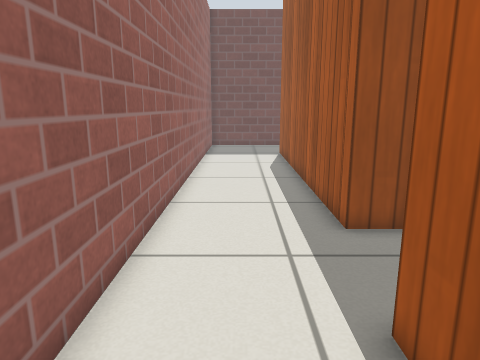
view 1 (above)

20 first-person views from a walk through a Gazebo world. The camera is 0.74 m above the floor, tilts 12° down and sees 70° across. The lines on the ground mark 1 m squares. The floor is counted in squares, 0.25 m on a side. Each view is taken from the middle of a square. On the plan, view 1 faces up. The plan holds only what a view shows up to about 20 squares ahead; the rest is blank. Simple patterns stand in for the simulator's built-in surfaces.

view 2
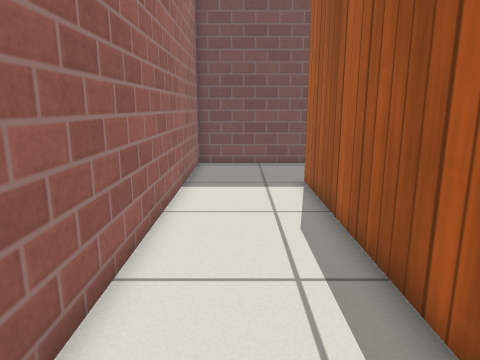

view 3
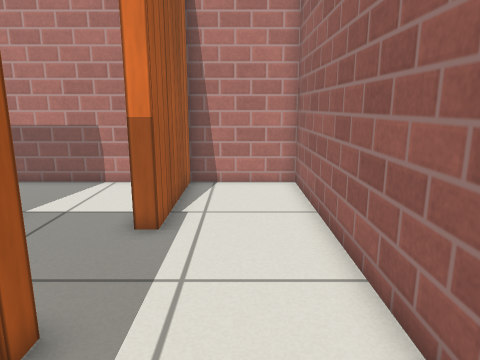

view 4
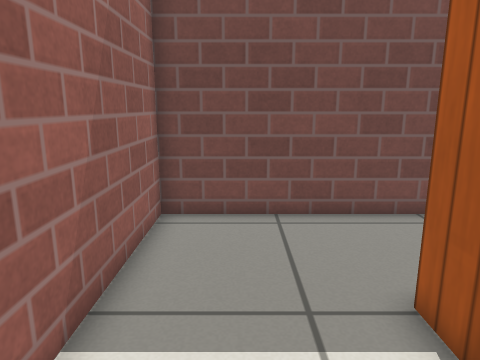

view 5
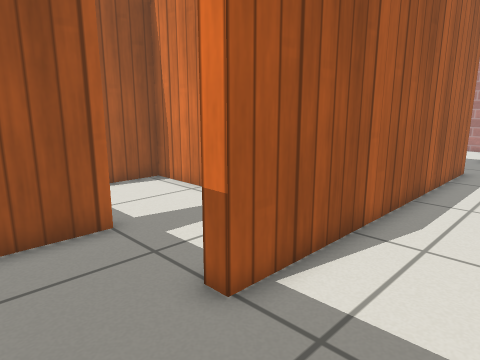

view 6
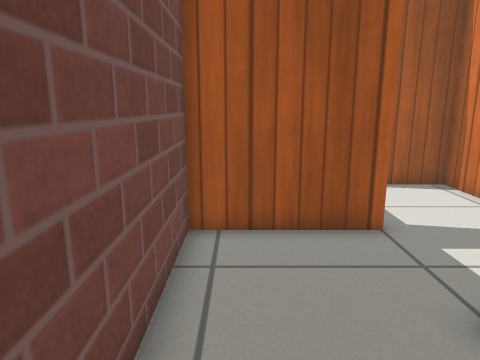

view 7
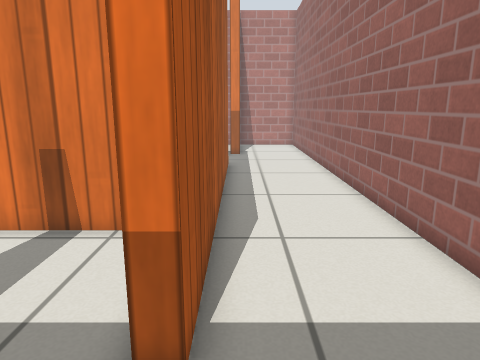

view 8
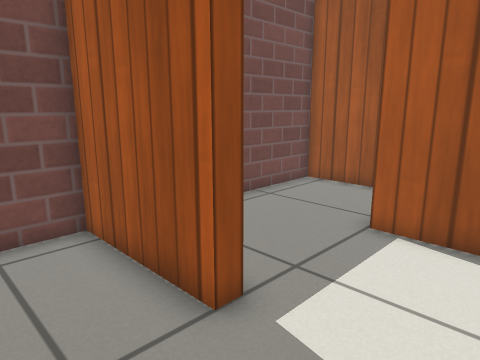

view 9
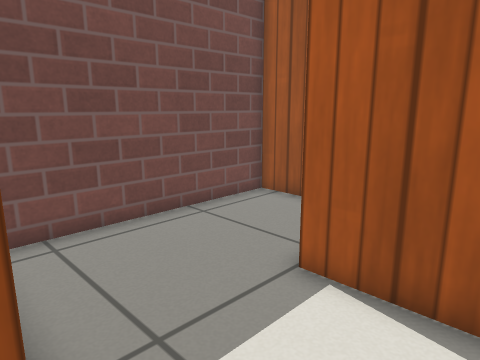

view 10
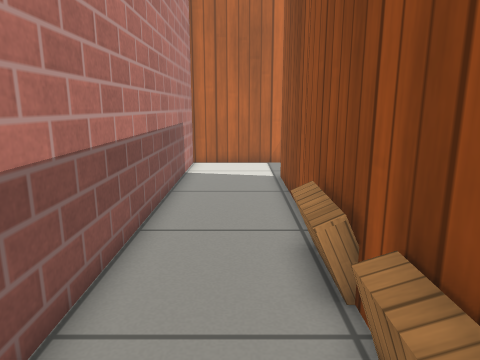

view 11
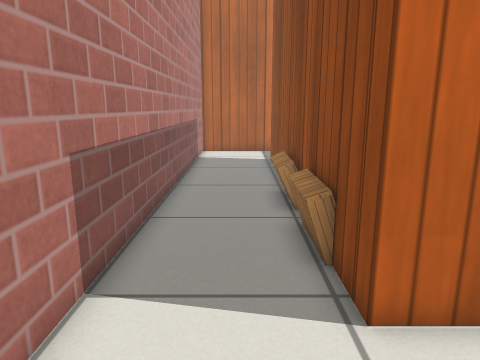

view 12
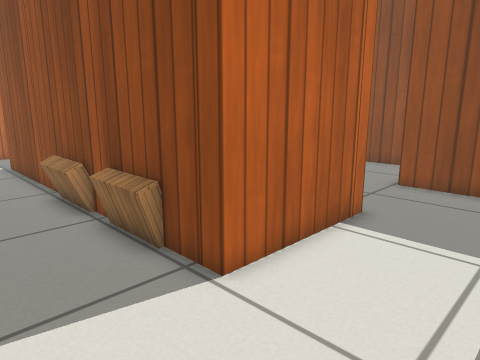

view 13
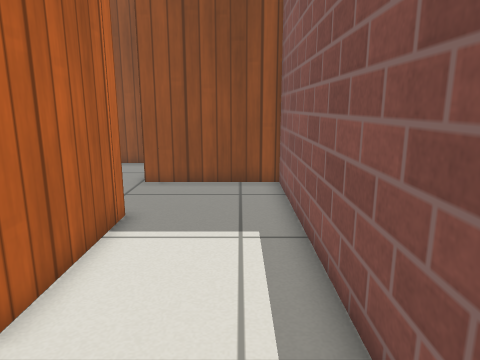

view 14
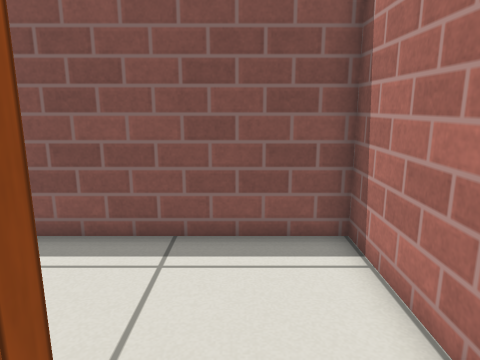

view 15
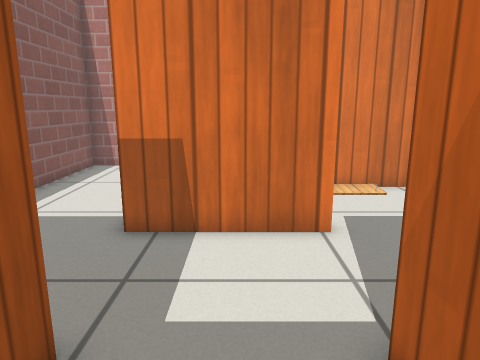

view 16
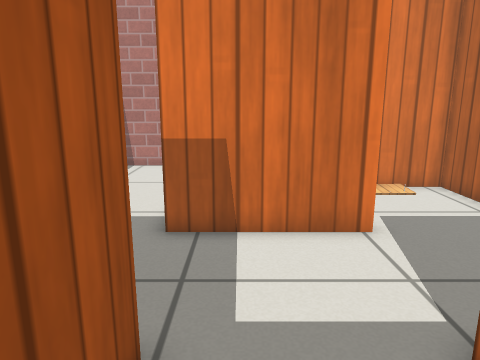

view 17
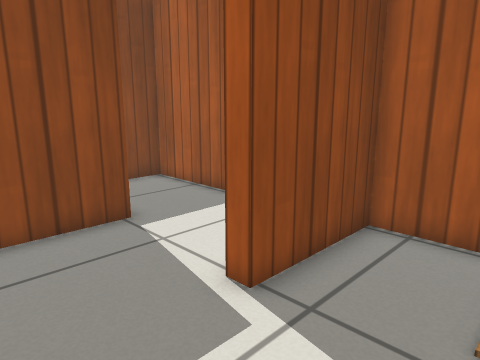

view 18
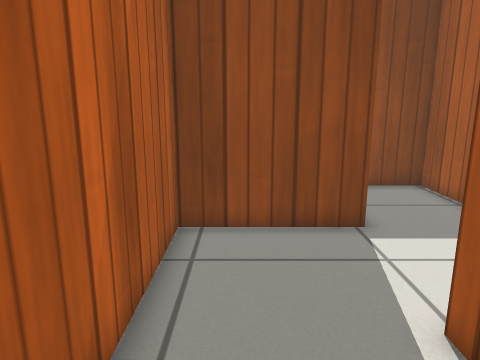

view 19
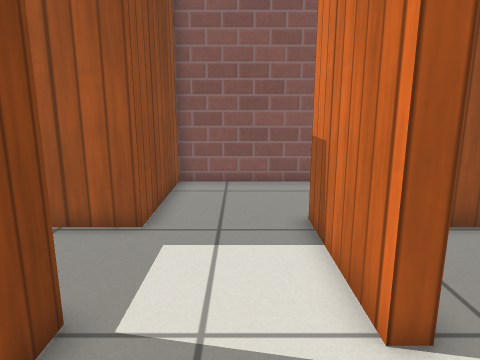

view 20
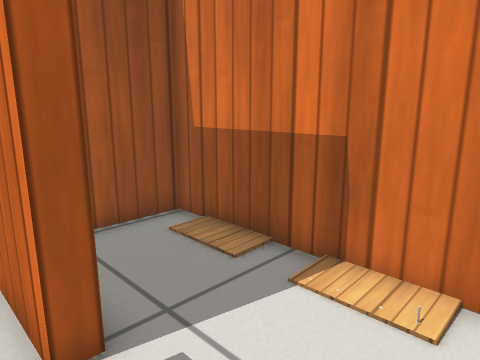

### Floor plan
Ten units are one square. View 1 is at (0, 0); x grows to the right and y downward. Boxes are objects, and circles mark ways between rooms. Rooms are numbered by the first view taken in them; rooms with no view inside come last. Other rooms are left out.
<svg viewBox="-27 -278 298 298">
<path fill="none" stroke="#000" d="M41 -80 26 -80 26 -226 32 -226M26 -35 26 -25M35 -273 -22 -273 -22 15 20 15 20 -40 26 -40M76 -225 70 -225 70 -273 35 -273M49 -180 76 -180M218 -82 218 -28 64 -28M26 -25 26 15 266 15 266 -124 224 -124M224 -124 212 -124 212 -172 176 -172M172 -139 172 -124M168 -82 218 -82M124 -84 124 -34 212 -34 212 -76 168 -76 168 -82M172 -124 124 -124 124 -84M164 -242 164 -273 83 -273M76 -180 120 -180 120 -225"/>
<rect x="135" y="-25" width="30" height="10" fill="#bbb"><title>other object</title></rect>
<rect x="175" y="-25" width="30" height="10" fill="#bbb"><title>other object</title></rect>
<circle cx="30" cy="-245" r="3" fill="#2a7"/>
<circle cx="45" cy="-30" r="3" fill="#2a7"/>
<circle cx="70" cy="-205" r="3" fill="#2a7"/>
<circle cx="215" cy="-105" r="3" fill="#2a7"/>
<circle cx="170" cy="-105" r="3" fill="#2a7"/>
<circle cx="145" cy="-80" r="3" fill="#2a7"/>
<text x="10" y="-120">1</text>
<text x="50" y="-220">2</text>
<text x="170" y="-20">3</text>
<text x="200" y="-120">4</text>
<text x="160" y="-60">5</text>
<text x="150" y="-110">6</text>
<text x="110" y="-230">7</text>
</svg>
Room 1 opens to room 2. Room 1 opens to room 3. Room 2 opens to room 7. Room 3 opens to room 4. Room 4 opens to room 6. Room 5 opens to room 6.

Where each view was taken, in squares from view 1:
view 1: 0 up, 0 right, facing up
view 2: 9 up, 0 right, facing up
view 3: 12 up, 0 right, facing down
view 4: 18 up, 0 right, facing up
view 5: 26 up, 1 left, facing down-right
view 6: 26 up, 1 left, facing right
view 7: 26 up, 2 right, facing down
view 8: 19 up, 4 right, facing up-right
view 9: 19 up, 7 right, facing up-right
view 10: 1 up, 21 right, facing left
view 11: 1 up, 26 right, facing left
view 12: 1 down, 26 right, facing up-left
view 13: 1 down, 25 right, facing up
view 14: 1 up, 19 right, facing right
view 15: 16 up, 19 right, facing down
view 16: 16 up, 20 right, facing down
view 17: 4 up, 13 right, facing up-right
view 18: 4 up, 14 right, facing up
view 19: 10 up, 13 right, facing right
view 20: 9 up, 13 right, facing down-right
